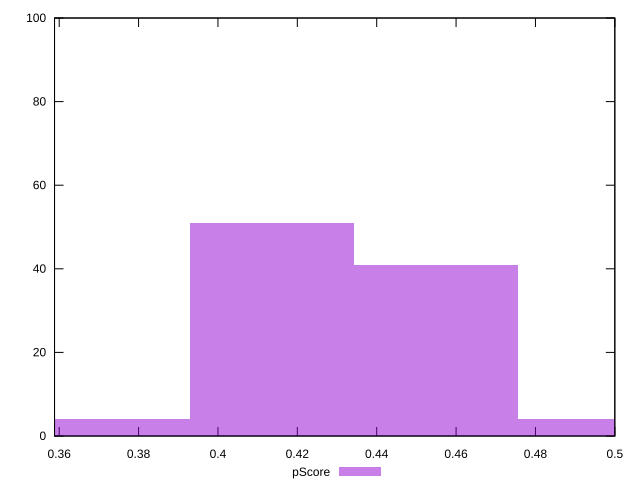

Write gnuplot code to recreate this figure.
reset

$pScore <<EOF
0.45492782859162023 41
0.4135707532651093 51
0.4962849039181312 4
0.3722136779385984 4
EOF

set key outside below
set boxwidth 0.04135707532651093
set xrange [0.3588235294117647:0.5]
set yrange [0:100]
set trange [0:100]
set style fill transparent solid 0.5 noborder
set terminal svg size 640, 490 enhanced background rgb 'white'
set output "reprap/uses-webp-images/samples/pages+cached+noexternal/pScore/histogram.svg"

plot $pScore title "pScore" with boxes

reset
